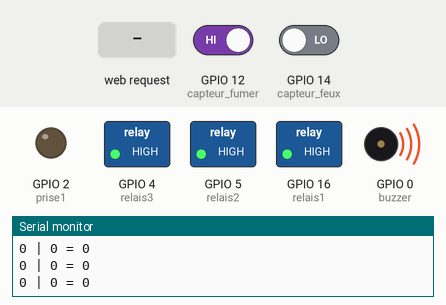
Bench run of a sketch on a simulated ESP8266 (NodeMCU). Parts: switched loads named in the sketch (green lamp = pin HIGH), output pins drawn as LEDs (lit = HIGH), buzzer (waves = sounding, pin HIGH), the last lines printed to the serial monitor. The inputs (shaded band) are chosen by the test bench; at power-on: GPIO 12 (capteur_fumer) HIGH, GPIO 14 (capteur_feux) LOW. The modem accepts every AT command (registered, SIM ready, sends succeed) and sends nothing else.

Above: at 1.7 s.
1.8 s: GPIO 12 (capteur_fumer) driven LOW
At 2.6 s:
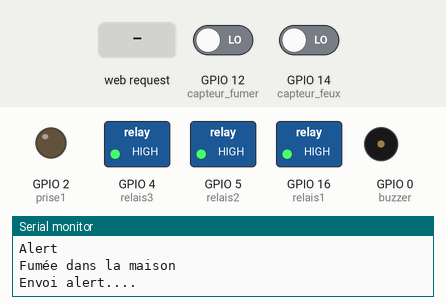
3.3 s: HTTP request GET /lampe1 received
At 4.8 s:
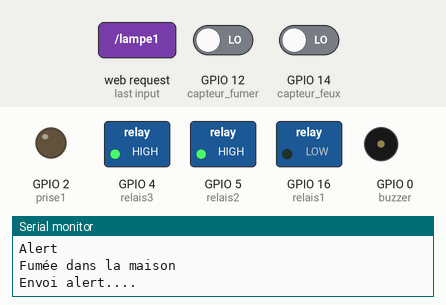
5.4 s: GPIO 12 (capteur_fumer) driven HIGH
At 6.4 s:
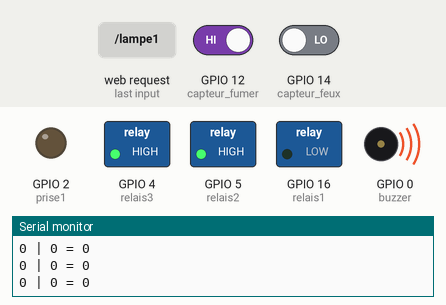
7.5 s: HTTP request GET /lampe2 received
At 8.7 s:
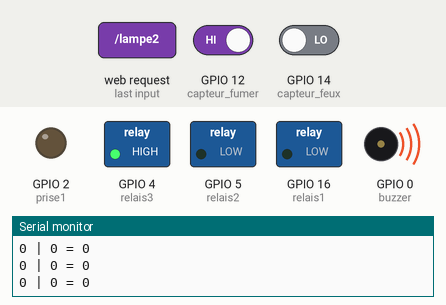
9.0 s: GPIO 14 (capteur_feux) driven HIGH
At 9.6 s:
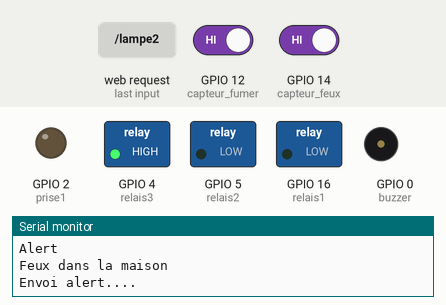
10.5 s: HTTP request GET /lampe1off received
At 12.6 s:
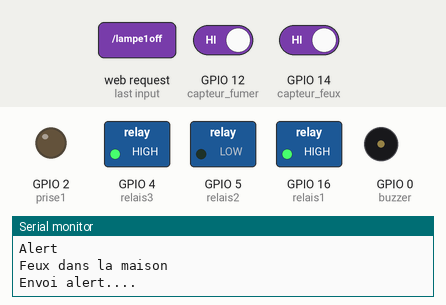
Timing chart, 0 to 13.6 s (numbered marks = the images above; inputs shaded):
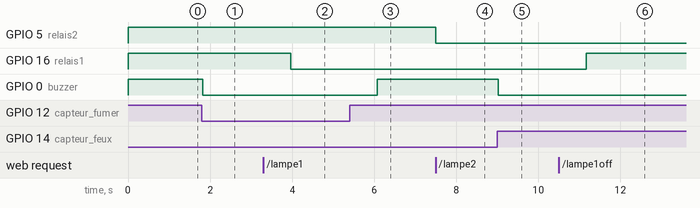

Measured:
- after the input at 1.8 s, GPIO 0 (buzzer): HIGH → LOW at once
- after the input at 3.3 s, GPIO 16 (relais1): HIGH → LOW after 0.66 s
- after the input at 5.4 s, GPIO 0 (buzzer): LOW → HIGH after 0.67 s
- after the input at 7.5 s, GPIO 5 (relais2): HIGH → LOW at once
- after the input at 9.0 s, GPIO 0 (buzzer): HIGH → LOW at once
- after the input at 10.5 s, GPIO 16 (relais1): LOW → HIGH after 0.67 s

The sketch:

glory.ino
```cpp
#include <Arduino.h>
#include <ESP8266WiFi.h>
#include <WiFiClient.h>
#include <ESP8266WebServer.h>
#include <SoftwareSerial.h>

#include "index.h" //Our HTML webpage contents with javascripts


const int relais1 = 16 ,relais2 = 5,relais3 = 4,buzzer = 0,prise1= 2;
const int capteur_feux = 14;
const int capteur_fumer = 12;

#define Cap_light  A0

//creation d'une adresse ip statique pour le ESP8266
IPAddress local_IP(192,168,43,22);
IPAddress gateway(192,168,43,9);
IPAddress subnet(255,255,255,0);


ESP8266WebServer server(80); //Server on port 80

#define RX 13
#define TX 15
#define BAUD 9600
SoftwareSerial sim800l(RX, TX);
char* number = "+243972688605";

void handleRoot() {
 String s = MAIN_page; //Read HTML contents
 server.send(200, "text/html", s); //Send web page
}
//fonction a exposes
void lampe1() {
  Serial.println("Changing to text mode.");
 digitalWrite(relais1,LOW);

}
void lampe1off() {
 digitalWrite(relais1,HIGH);
 Serial.println("Changing to text mode.");
}

void lampe2() {
 digitalWrite(relais2,LOW);
}
void lampe2off() {
 digitalWrite(relais2,HIGH);
}
void lampe3() {
 digitalWrite(relais3,LOW);
}
void lampe3off() {
 digitalWrite(relais3,HIGH);
}

//commande de la premiere prise
void lampe4() {
 digitalWrite(buzzer,LOW);
}
void lampe4off() {
 digitalWrite(buzzer,HIGH);
}
//commande de la premiere prise
void prise() {
 digitalWrite(prise1,HIGH);
}
void priseoff() {
 digitalWrite(prise1,LOW);
}
void setup() {

  Serial.begin(9600);
  Serial.println("Glory project");
  Serial.println("");
  sim800l.begin(BAUD);

 //LAMPE
  pinMode(relais1,OUTPUT);
  digitalWrite(relais1,HIGH);
  pinMode(relais2,OUTPUT);
  digitalWrite(relais2,HIGH);
  pinMode(relais3,OUTPUT);
  digitalWrite(relais3,HIGH);
 /////////////BUZZER////////////////////////////////////
  pinMode(buzzer,OUTPUT);
  digitalWrite(buzzer,HIGH);
  ///////////////PRISE//////////////
  pinMode(prise1,OUTPUT);
  digitalWrite(prise1,LOW);
  //////////CAPTEUR//////////////
  pinMode(capteur_feux, INPUT);
  pinMode(capteur_fumer, INPUT);
  pinMode(Cap_light, INPUT);
  ////////////////WIFI/////////////////////
  WiFi.softAPConfig(local_IP, gateway, subnet);
  boolean result = WiFi.softAP("glory project", "1234567890");
  Serial.print("Soft-AP IP address = ");
  Serial.println(WiFi.softAPIP());

  IPAddress myIP = WiFi.softAPIP();
  Serial.print("AP IP address: ");
  Serial.println(myIP);

  server.on("/", handleRoot);//affichage de la page principale

  server.on("/lampe1", lampe1); //envoi des donnnees du capteur
  server.on("/lampe1off", lampe1off); //envoi des donnnees du capteur

  server.on("/lampe2", lampe2); //envoi des donnnees du capteur
  server.on("/lampe2off", lampe2off); //envoi des donnnees du

  server.on("/lampe3", lampe3); //envoi des donnnees du capteur
  server.on("/lampe3off", lampe3off); //envoi des donnnees du capteur

  server.on("/prise1", prise); //envoi des donnnees du capteur
  server.on("/prise1off", priseoff); //envoi des donnnees du capteur

  server.on("/lampe4", lampe4); //envoi des donnnees du capteur
  server.on("/lampe4off", lampe4off); //envoi des donnnees du capteur
  server.begin();                  //Start server
  Serial.println("HTTP server started");

  delay(500);
}
void loop() {
   digitalWrite(buzzer,HIGH);


   bool condition = digitalRead(capteur_feux) == 1 || !digitalRead(capteur_fumer)==1;
   Serial.print(digitalRead(capteur_feux));
   Serial.print(" | ");
   Serial.print(!digitalRead(capteur_fumer));
   Serial.print(" = ");
   Serial.println(condition);

   while(condition == true)
   {
    Serial.println("Alert");
    digitalWrite(buzzer,LOW);
    if( digitalRead(capteur_feux) == 1)
    {
        Serial.println("Feux dans la maison");
        SendSMS("Salut Glory, il y a le feux dans la maison.");
//        calls();
    }
    if(!digitalRead(capteur_fumer)==1)
    {
      Serial.println("Fumée dans la maison");
      SendSMS("Salut Glory, detection de fumee dans la maison.");
//      calls();
    }
    condition = digitalRead(capteur_feux) == 1 || !digitalRead(capteur_fumer)==1;
    server.handleClient();  //Handle client requests

   }

   server.handleClient();  //Handle client requests
}

void SendSMS(String message)
{
  Serial.println("Envoi alert....");               //Show this message on serial monitor
  sim800l.print("AT+CMGF=1\r");                   //Set the module to SMS mode
  delay(100);
  sim800l.print("AT+CMGS=\"+243970806372\"\r");  //Your phone number don't forget to include your country code, example +212123456789"
  delay(500);
  sim800l.print(message);       //This is the text to send to the phone number, don't make it too long or you have to modify the SoftwareSerial buffer
  delay(500);
  sim800l.print((char)26);// (required according to the datasheet)
  delay(500);
  sim800l.println();
  Serial.println("Alete envoye Sent.");
  delay(500);
}

void calls()
{
  sim800l.println("AT"); //Once the handshake test is successful, i t will back to OK
  delay(500);
  sim800l.println("ATD+ +243972688605;"); //  change ZZ with country code and xxxxxxxxxxx with phone number to dial
  delay(2000); // wait for 2 seconds...
  sim800l.println("ATH"); //hang up
}

void crepusculaire()
{
  if(analogRead(Cap_light) > 200)
  {
    digitalWrite(relais1,HIGH);
    digitalWrite(relais2,HIGH);
    digitalWrite(relais3,HIGH);
  }
}
```

index.h
```cpp
const char MAIN_page[] PROGMEM = R"=====(
<!DOCTYPE html>
<html>
<head>
<meta name="viewport" content="width=device-width, initial-scale=1">
<title>Glory project</title>
<style>
body {font-family: Arial, Helvetica, sans-serif;}

/* Full-width input fields */
input[type=text], input[type=password] {
  width: 100%;
  padding: 12px 20px;
  margin: 8px 0;
  display: inline-block;
  border: 1px solid #ccc;
  box-sizing: border-box;
}

/* Set a style for all buttons */
button {
  background-color: #04AA6D;
  color: white;
  padding: 14px 20px;
  margin: 8px 0;
  border: none;
  cursor: pointer;
  width: 100%;
}

button:hover {
  opacity: 0.8;
}

/* Extra styles for the cancel button */
.cancelbtn {
  width: auto;
  padding: 10px 18px;
  background-color: #f44336;
}

/* Center the image and position the close button */
.imgcontainer {
  text-align: center;
  margin: 24px 0 12px 0;
  position: relative;
}

img.avatar {
  width: 40%;
  border-radius: 50%;
}

.container {
  padding: 16px;
}

span.psw {
  float: right;
  padding-top: 16px;
}

/* The Modal (background) */
.modal {
  display: none; /* Hidden by default */
  position: fixed; /* Stay in place */
  z-index: 1; /* Sit on top */
  left: 0;
  top: 0;
  width: 100%; /* Full width */
  height: 100%; /* Full height */
  overflow: auto; /* Enable scroll if needed */
  background-color: rgb(0,0,0); /* Fallback color */
  background-color: rgba(0,0,0,0.4); /* Black w/ opacity */
  padding-top: 60px;
}

/* Modal Content/Box */
.modal-content {
  background-color: #fefefe;
  margin: 5% auto 15% auto; /* 5% from the top, 15% from the bottom and centered */
  border: 1px solid #888;
  width: 80%; /* Could be more or less, depending on screen size */
}

/* The Close Button (x) */
.close {
  position: absolute;
  right: 25px;
  top: 0;
  color: #000;
  font-size: 35px;
  font-weight: bold;
}

.close:hover,
.close:focus {
  color: red;
  cursor: pointer;
}

/* Add Zoom Animation */
.animate {
  -webkit-animation: animatezoom 0.6s;
  animation: animatezoom 0.6s
}

@-webkit-keyframes animatezoom {
  from {-webkit-transform: scale(0)}
  to {-webkit-transform: scale(1)}
}

@keyframes animatezoom {
  from {transform: scale(0)}
  to {transform: scale(1)}
}

/* Change styles for span and cancel button on extra small screens */
@media screen and (max-width: 300px) {
  span.psw {
     display: block;
     float: none;
  }
  .cancelbtn {
     width: 100%;
  }
}
*
        {
            font-family: 'Segoe UI', Tahoma, Geneva, Verdana, sans-serif;

        }
/* /////////////////////////////////////////////// */
.switch {
  position: relative;
  display: inline-block;
  width: 90px;
  height: 34px;
}

.switch input {display:none;}
.slider {
  position: absolute;
  cursor: pointer;
  top: 0;
  left: 0;
  right: 0;
  bottom: 0;
  background-color: #ca2222;
  -webkit-transition: .4s;
  transition: .4s;
}

.slider:before {
  position: absolute;
  content: "";
  height: 26px;
  width: 26px;
  left: 4px;
  bottom: 4px;
  background-color: white;
  -webkit-transition: .4s;
  transition: .4s;
}

input:checked + .slider {
  background-color: #2ab934;
}

input:focus + .slider {
  box-shadow: 0 0 1px #2196F3;
}

input:checked + .slider:before {
  -webkit-transform: translateX(55px);
  -ms-transform: translateX(55px);
  transform: translateX(55px);
}

/*------ ADDED CSS ---------*/
.on
{
  display: none;
}

.on, .off
{
  color: white;
  position: absolute;
  transform: translate(-50%,-50%);
  top: 50%;
  left: 50%;
  font-size: 10px;
  font-family: Verdana, sans-serif;
}

input:checked+ .slider .on
{display: block;}

input:checked + .slider .off
{display: none;}

/*--------- END --------*/

/* Rounded sliders */
.slider.round {
  border-radius: 34px;
}

.slider.round:before {
  border-radius: 50%;}
</style>
</head>
<body style="background-color: rgb(12, 1, 51); margin-left: 10%; margin-right: 10%;">

<div id="myP">
  <h1 style="color: rgb(255, 255, 255); text-align: center;">
    GLORY PROJECT
</h1>
<center>
   <div style="width: auto; height: auto; background-color: rgb(255, 255, 255); border-radius: 10px; padding: 5%;">
       <h1 style="color: rgb(12, 1, 51);">COMMANDE LUMIERE</h1>
        <h2 style="color: rgb(12, 1, 51);">LAMPE SALON</h2>
       <label class="switch">
           <input type="checkbox" id="togBtn" name="lampe1" onclick="togle(this)">
           <div class="slider round">
            <!--ADDED HTML -->
            <span class="on">ON</span>
            <span class="off">OFF</span>
            <!--END-->
           </div>
          </label>
          <h2 style="color: rgb(12, 1, 51);">LAMPE CHAMBRE</h2>
       <label class="switch">
           <input type="checkbox" id="togBtn" name="lampe2" onclick="togle(this)">
           <div class="slider round">
            <!--ADDED HTML -->
            <span class="on">ON</span>
            <span class="off">OFF</span>
            <!--END-->
           </div>
          </label>
          <h2 style="color: rgb(12, 1, 51);">LAMPE CUISINE</h2>
       <label class="switch">
           <input type="checkbox" id="togBtn" name="lampe3" onclick="togle(this)">
           <div class="slider round">
            <!--ADDED HTML -->
            <span class="on">ON</span>
            <span class="off">OFF</span>
            <!--END-->
           </div>
          </label>
          <h1 style="color: rgb(12, 1, 51);">COMMANDE PRISE</h1>
        <h2 style="color: rgb(12, 1, 51);">PRISE SALON</h2>
       <label class="switch">
           <input type="checkbox" id="togBtn" name="prise1" onclick="togle(this)">
           <div class="slider round">
            <!--ADDED HTML -->
            <span class="on">ON</span>
            <span class="off">OFF</span>
            <!--END-->
           </div>
          </label>
    </div>
     <h6 style="color: white;">By glory</h6>
</center>
</div>

<!-- <button onclick="document.getElementById('id01').style.display='block'" style="width:auto;">Login</button> -->

<div id="id01" class="modal">

  <div class="modal-content animate">
    <div class="imgcontainer">
      <span onclick="document.getElementById('id01').style.display='none'" class="close" title="Close Modal">&times;</span>

    </div>

    <div class="container">
      <label for="uname"><b>Username</b></label>
      <input type="text" placeholder="Enter Username" name="uname"  id="login">

      <label for="psw"><b>Password</b></label>
      <input type="password" placeholder="Enter Password" name="psw" id="pass" >

      <button type="submit" onclick="login()">Login</button>
    </div>
  </div>
</div>

<script>
var  logins = "admin";
var  pass  = "1234";
var mylog = 0;
var mypass = document.getElementById("pass").value;
document.getElementById("myP").style.visibility = "hidden";

function login()
{


  if(document.getElementById("login").value.toString() == logins.toString())
  {
    if(document.getElementById("pass").value.toString() == pass.toString())
    {
      alert("j'avance");
    }
     document.getElementById('id01').style.display='none';
     document.getElementById("myP").style.visibility = "visible";
  }
}
document.getElementById('id01').style.display='block';
// Get the modal
var modal = document.getElementById('id01');
</script>
<script>

  function togle(state)
  {
     var dvPassport = document.getElementById("state");//recuperation de l'element cliker
     var xhttp = new XMLHttpRequest();  // variable de la requette xhttp
     if(state.checked) //verifi si le l'interupteur est sur on ou of
     {
       //requette  d'allumage
       xhttp.open("GET",state.name, true); //Handle readADC server on ESP8266
       xhttp.send();
     }
     else
     {
        //requette d'extinction
       xhttp.open("GET",state.name+"off", true); //Handle readADC server on ESP8266
        xhttp.send();
     }

        //   alert(state.checked);
        //  alert(state.name);

  }
</script>

</body>
</html>
)=====";
```
